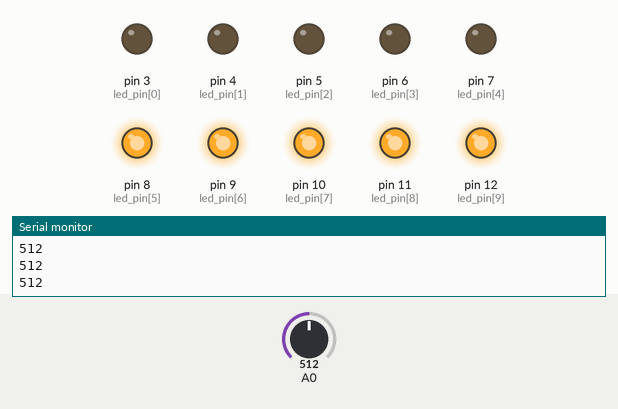
Recording of a sketch running on a simulated Arduino Uno, built with avr-gcc and run on an emulated ATmega328P. Shown: output pins drawn as LEDs (lit = HIGH), the last lines printed to the serial monitor. The inputs (shaded band) are chosen by the test bench; at power-on: A0 = 512.

Above: at 1.2 s.
1.3 s: A0 set to 599
2.8 s: A0 set to 630
At 3.9 s:
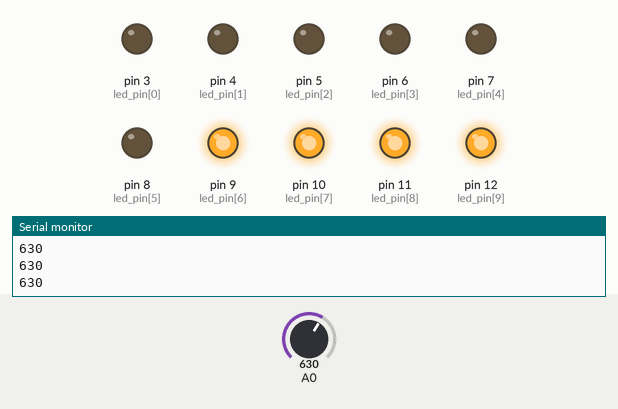
4.3 s: A0 set to 511
At 4.9 s:
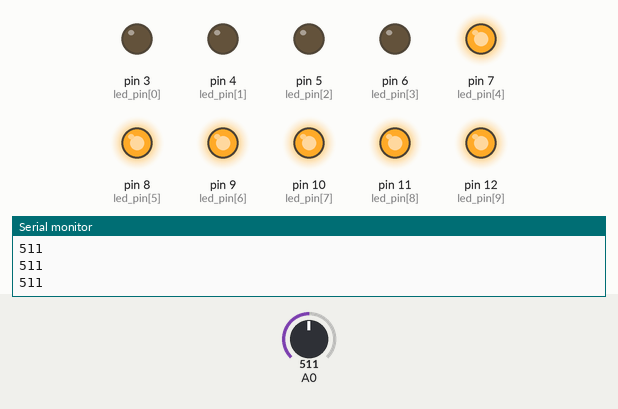
5.8 s: A0 set to 426
7.3 s: A0 set to 399
At 8.4 s:
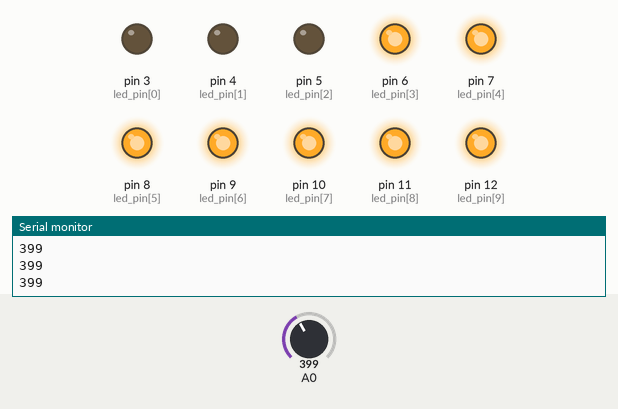
8.8 s: A0 set to 716
At 9.8 s:
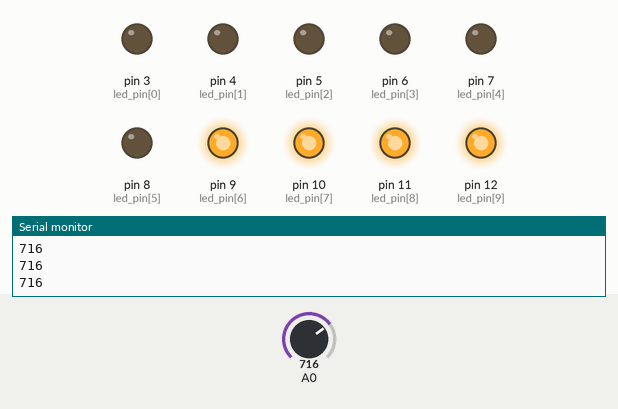
Timing chart, 0 to 11.3 s (numbered marks = the images above; inputs shaded):
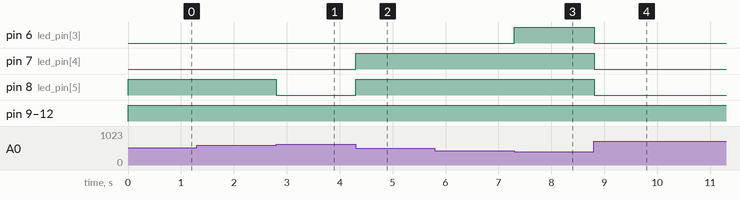

Measured:
- the behaviour switches between 613 and 614 on A0 (found by bisection; images 0 and 1)
- the behaviour switches between 410 and 409 on A0 (found by bisection; images 2 and 3)
- after the input at 2.8 s, pin 8 (led_pin[5]): HIGH → LOW at once
- after the input at 4.3 s, pin 7 (led_pin[4]), pin 8 (led_pin[5]): LOW → HIGH at once
- after the input at 7.3 s, pin 6 (led_pin[3]): LOW → HIGH at once
- after the input at 8.8 s, pin 6 (led_pin[3]), pin 7 (led_pin[4]), pin 8 (led_pin[5]): HIGH → LOW at once

The sketch:

P6Vumetro.ino
```cpp
int led_pin[] = {3,4,5,6,7,8,9,10,11,12};
const int TAM = 10;

void setup() {
  for(int i = 0; i < TAM; i++){
    pinMode(led_pin[i], OUTPUT);
    digitalWrite(led_pin[i], LOW);
  }
  Serial.begin(9600);
}

void loop() {
  int pot = analogRead(A0);
  Serial.println(pot);
  int mapping = map(pot, 0, 1023, 0, 10);
  for(int i = 0; i < TAM; i++){
    if(i >= mapping)
      digitalWrite(led_pin[i], HIGH);
    else
      digitalWrite(led_pin[i], LOW);
  }
  delay(10);
}
```
